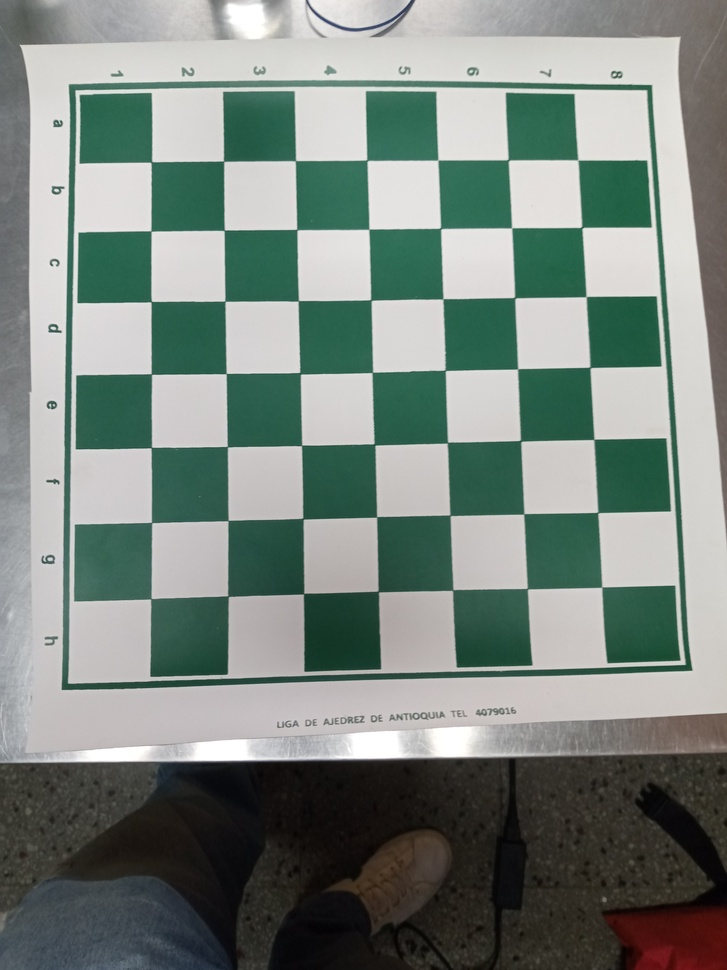
#> input picture pruebas/photos/board1.jpg, 727 x 970 px, shrunk from 3120 x 4160 before the run
$ python -i detectChessBoard.py   (imports and definitions only)
#> lines starting #> are read from the running program, lines starting #| are printed output that depends on the picture; after the words box and inside, x2 and y2 are one past the last pixel; in counts of white or black regions, pixels touching at a corner belong together
#> further down, picture is the input picture: shape (970, 727, 3); mean B, G, R 127.5, 134.1, 123.3
"""
----------SANTIAGO RIOS GUIRAL--------------------------------------------------
----------santiago.riosg@udea.edu.co--------------------------------------------
--------------------------------------------------------------------------------
----------EMMANUEL GOMEZ OSPINA-------------------------------------------------
----------emmanuel.gomezo@udea.edu.co-------------------------------------------
--------------------------------------------------------------------------------
----------Curso Básico de Procesamiento de Imágenes y Visión Artificial---------
--------------------------------------------------------------------------------
"""

import numpy as np
import cv2
from scipy.spatial import distance as dist

# [22 lines left out: functions order_points, get_chessboardcorners, not called in this run]


def get_chessboardborders(img):
	tinf, tsup =  25, 60
	kernel = np.ones((3, 3), np.uint8)

	image = cv2.cvtColor(img, cv2.COLOR_BGR2GRAY)
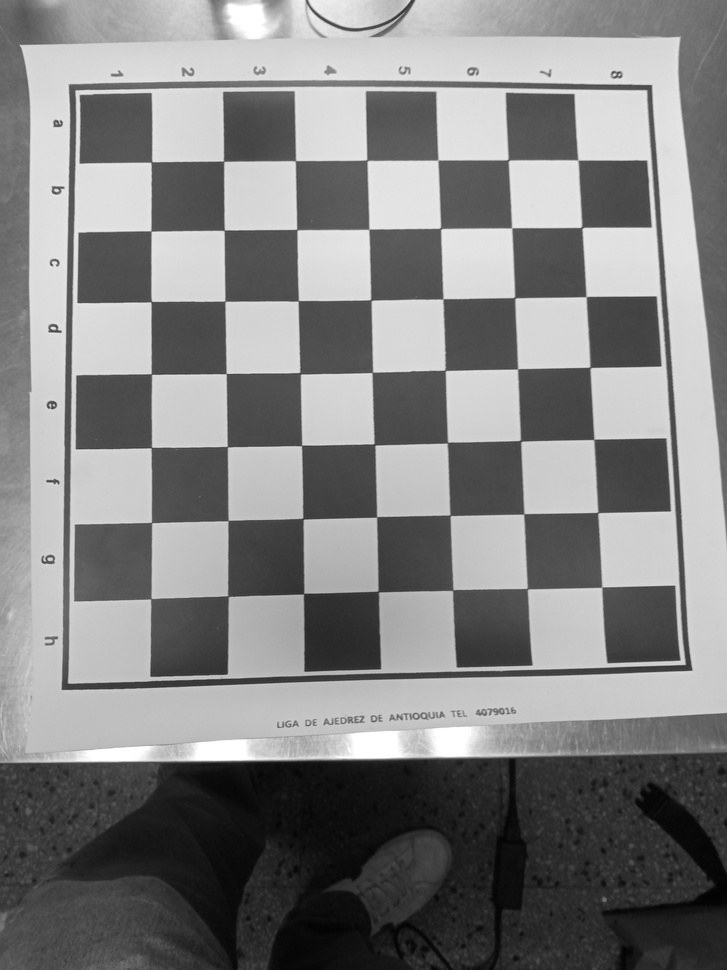
#> image: shape (970, 727); min 2, max 255, mean 130.1
	image = cv2.GaussianBlur(image, (3, 3), 1)
	image = cv2.Canny(image, tinf, tsup)
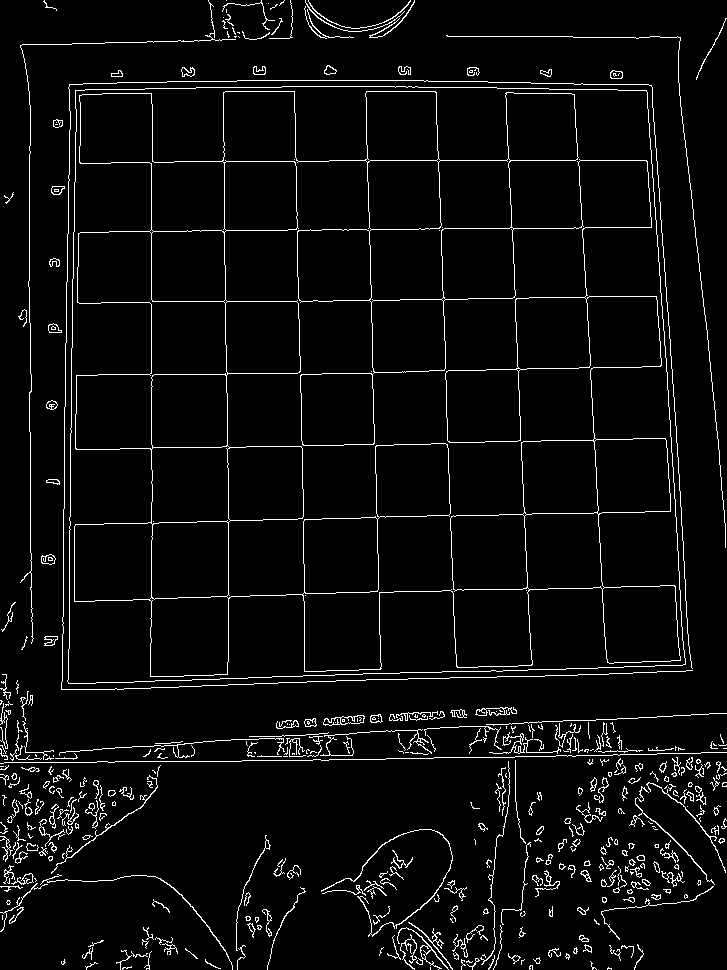
#> image: shape (970, 727); 4.4% white in thin lines or dots
	image = cv2.dilate(image, kernel, iterations = 2)
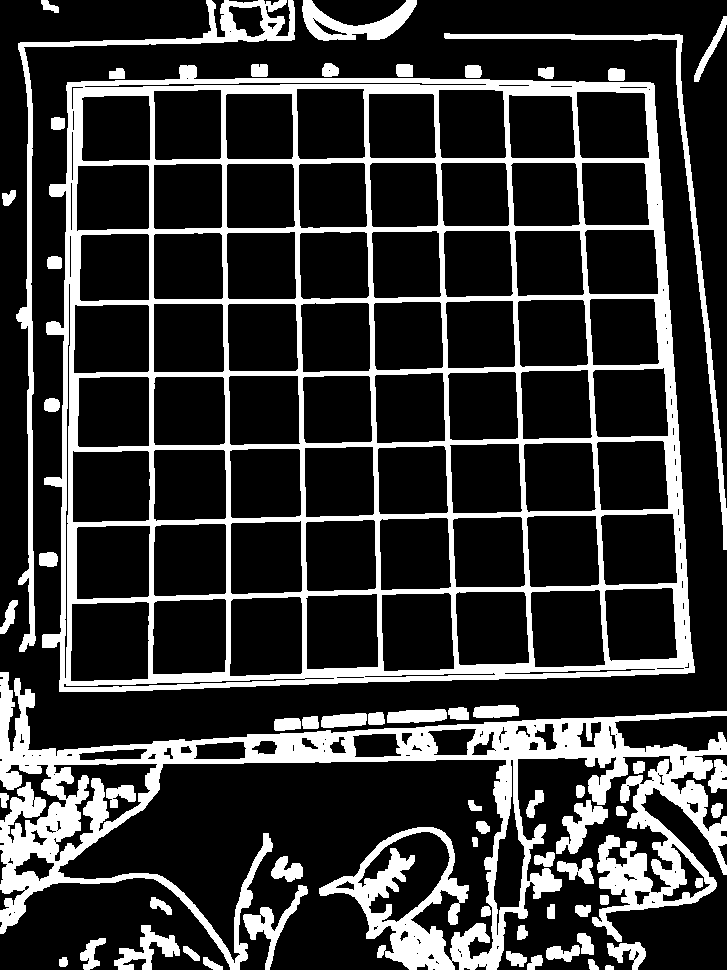
#> image: shape (970, 727); 21.4% white; 62 white regions, largest, box (x1, y1, x2, y2) and area: (42, 65, 695, 692) 71216, (0, 672, 727, 970) 50540, (16, 0, 295, 652) 6698
	return image


# [49 lines left out: functions get_chessboardcontour, get_chessboardhull, get_chessboardcoordinates, get_chessboardrect, get_perspective, not called in this run]

>>> import cv2
>>> picture = cv2.imread('photos/board1.jpg')
>>> result = get_chessboardborders(picture)

$ run again, on pruebas/photos/board10.jpg
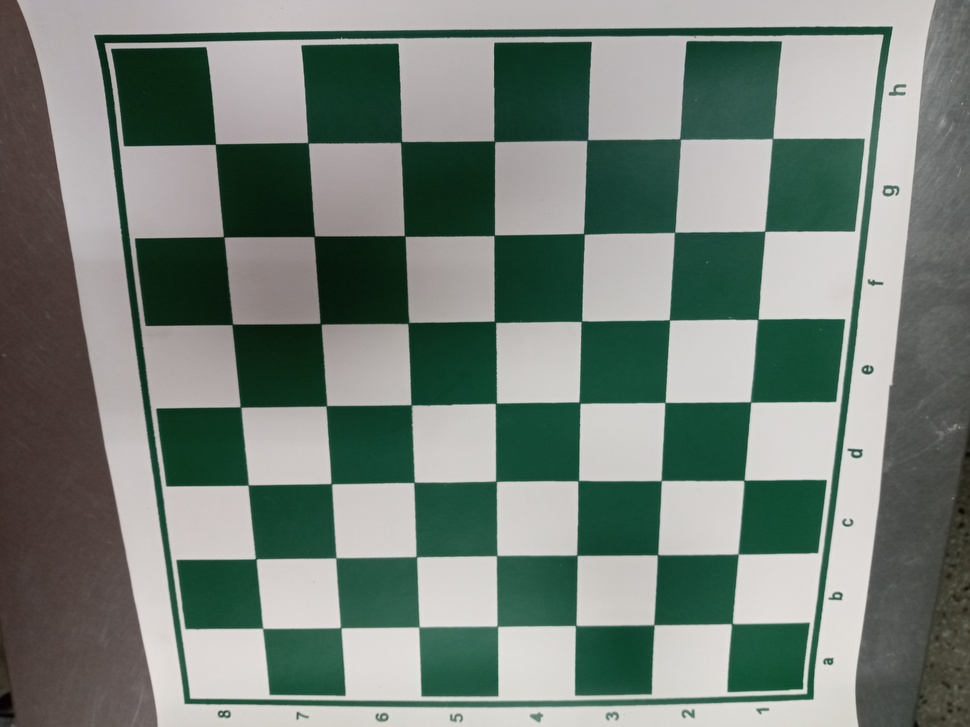
#> input picture pruebas/photos/board10.jpg, 970 x 727 px, shrunk from 4160 x 3120 before the run
#> picture is the input picture: shape (727, 970, 3); mean B, G, R 120.5, 128.4, 116.9
#> in get_chessboardborders, `image = cv2.Canny(image, tinf, tsup)`:
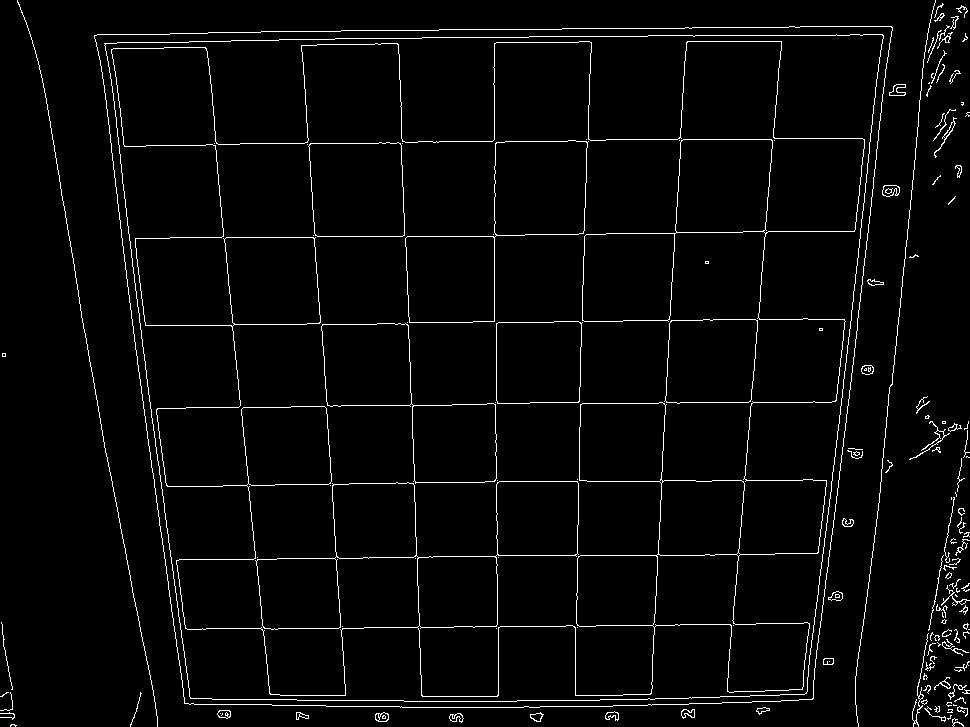
#> image: shape (727, 970); 3% white in thin lines or dots
#> in get_chessboardborders, `image = cv2.dilate(image, kernel, iterations = 2)`:
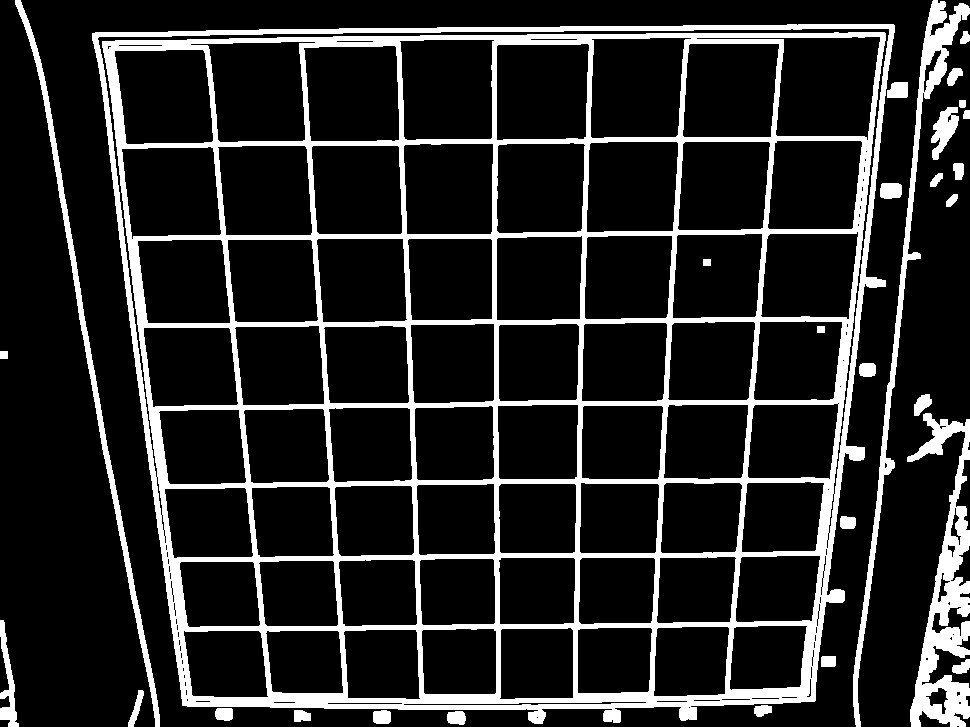
#> image: shape (727, 970); 15.2% white; 29 white regions, largest, box (x1, y1, x2, y2) and area: (92, 24, 895, 724) 83879, (907, 413, 970, 727) 7820, (853, 0, 970, 727) 5779

$ run again, on pruebas/photos/board100.jpg
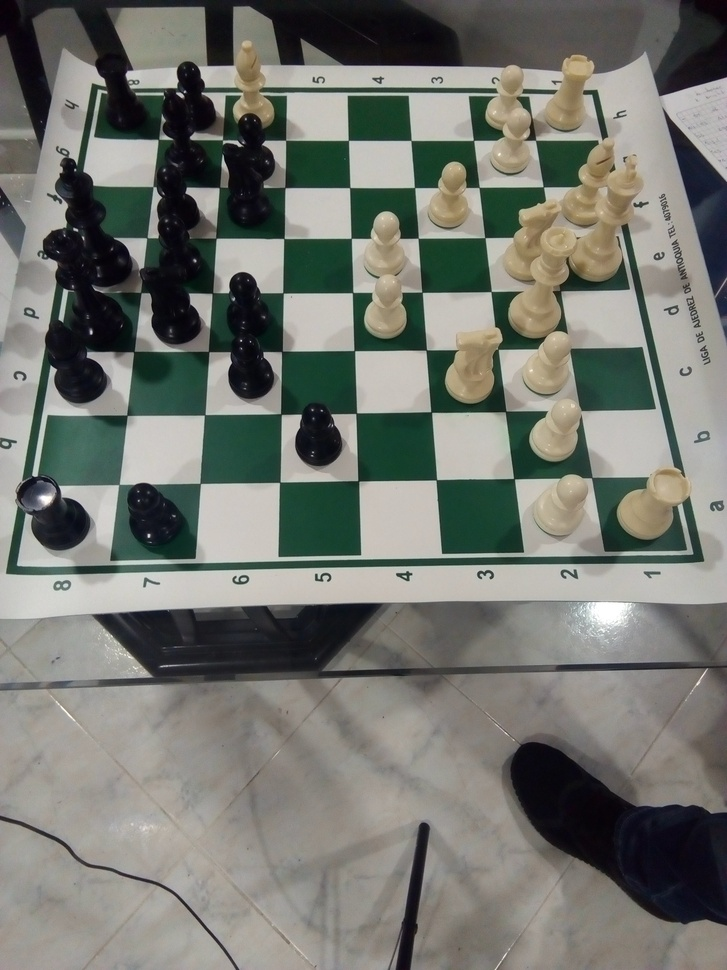
#> input picture pruebas/photos/board100.jpg, 727 x 970 px, shrunk from 2448 x 3264 before the run
#> picture is the input picture: shape (970, 727, 3); mean B, G, R 111.5, 118.1, 115.9
#> in get_chessboardborders, `image = cv2.Canny(image, tinf, tsup)`:
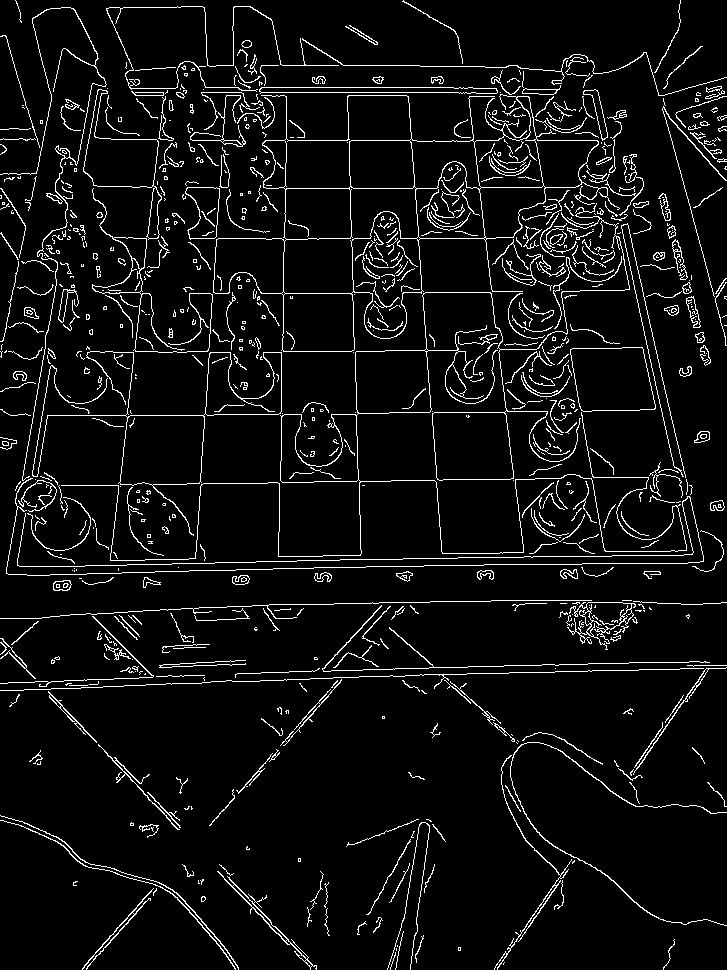
#> image: shape (970, 727); 6% white in thin lines or dots
#> in get_chessboardborders, `image = cv2.dilate(image, kernel, iterations = 2)`:
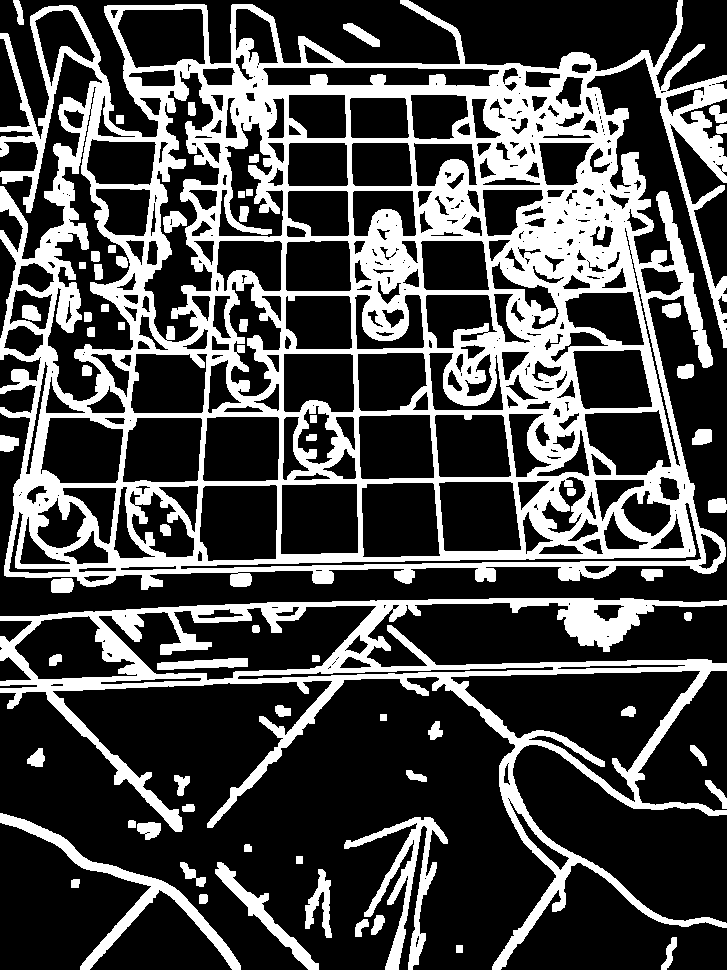
#> image: shape (970, 727); 29% white; 66 white regions, largest, box (x1, y1, x2, y2) and area: (0, 0, 727, 590) 150397, (0, 598, 727, 970) 34760, (0, 813, 241, 970) 4027

$ run again, on pruebas/photos/board102.jpg
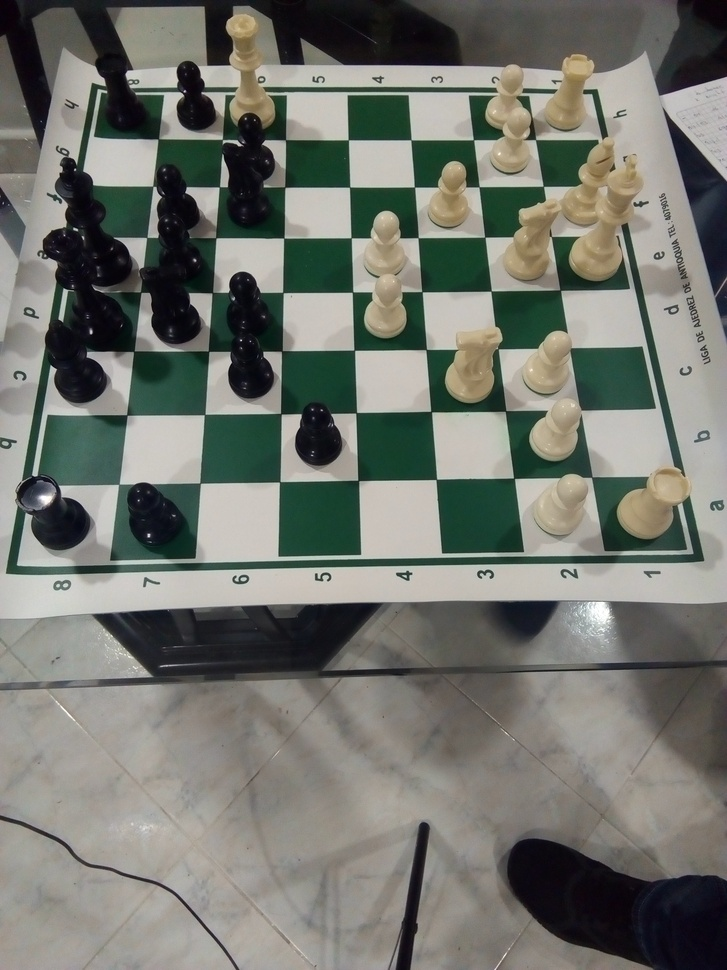
#> input picture pruebas/photos/board102.jpg, 727 x 970 px, shrunk from 2448 x 3264 before the run
#> picture is the input picture: shape (970, 727, 3); mean B, G, R 110, 117.1, 114.8
#> in get_chessboardborders, `image = cv2.Canny(image, tinf, tsup)`:
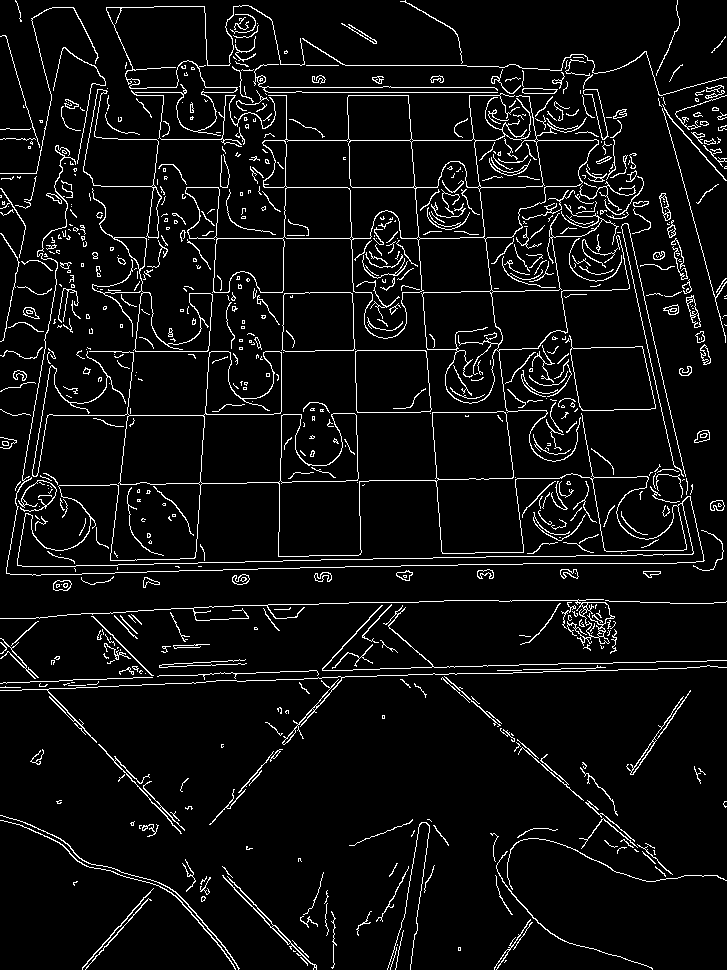
#> image: shape (970, 727); 6% white in thin lines or dots
#> in get_chessboardborders, `image = cv2.dilate(image, kernel, iterations = 2)`:
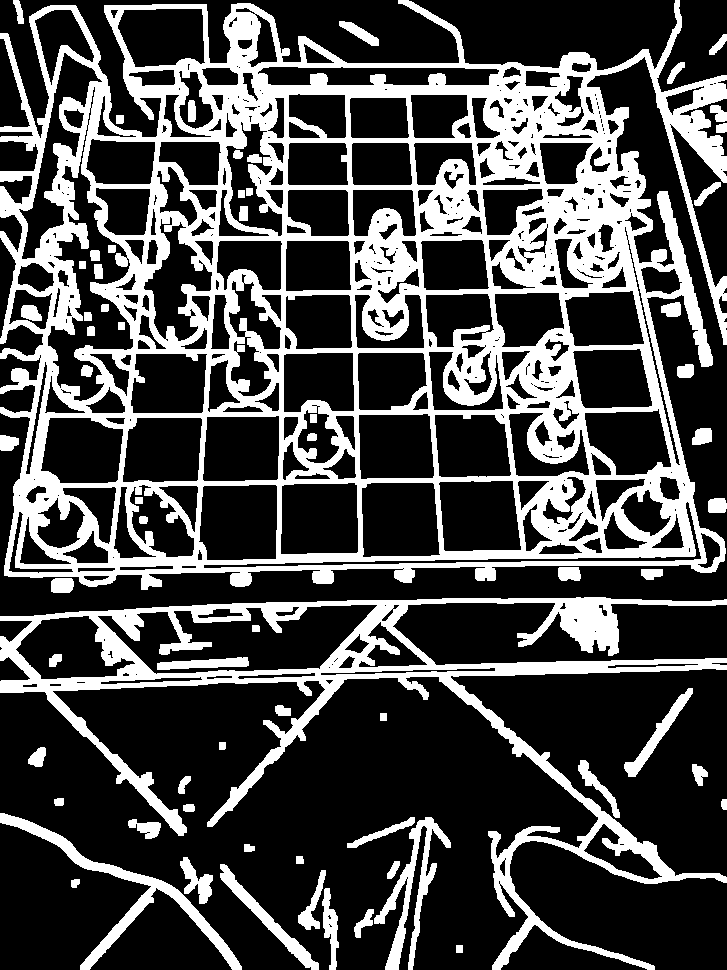
#> image: shape (970, 727); 28.8% white; 66 white regions, largest, box (x1, y1, x2, y2) and area: (0, 0, 727, 590) 148099, (0, 597, 727, 970) 34252, (0, 813, 242, 970) 4007
